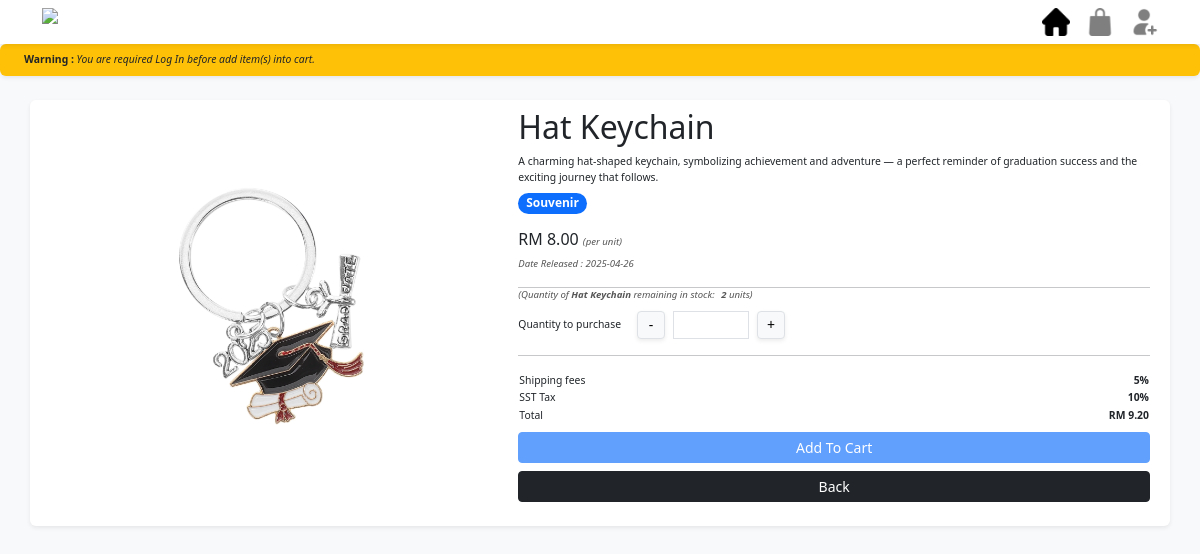
The page /Frontend/user/ProductDetails.php?ProductID=4 on the database its author committed.
### tables this page shows
CREATE TABLE `product` (
  `ID` int(11) NOT NULL,
  `Name` varchar(50) NOT NULL,
  `Desc` text NOT NULL,
  `Quantity` int(11) NOT NULL,
  `Price` double NOT NULL,
  `ImgPath` varchar(200) DEFAULT NULL,
  `Status` bit(1) NOT NULL DEFAULT b'1',
  `DateRelease` date NOT NULL DEFAULT current_timestamp()
);

CREATE TABLE `category` (
  `ID` int(11) NOT NULL,
  `Text` varchar(20) NOT NULL,
  `Description` varchar(50) NOT NULL
);

### Backend/ProductBackend.php (called while the page is built, shortened)
<?php
function getProductByID($id){
    $con = new mysqli(DB_HOST, DB_USER, DB_PASS, DB_NAME);
    $sql = "SELECT * FROM product WHERE ID = $id";
    $result = $con->query($sql);
    $product = null;
    if ($result->num_rows === 1) {
        $product = $result->fetch_assoc();
    }
    return $product;
}
function getProductCategories($productID){
    $con = new mysqli(DB_HOST, DB_USER, DB_PASS, DB_NAME);
    $sql = "SELECT CategoryID FROM productcategory WHERE ProductID = $productID";
    $result = $con->query($sql);
    $categoriesID = [];
    while ($row = $result->fetch_object())
    { $categoriesID[] = $row->CategoryID; }
    $categories = [];
    if($categoriesID != null){
        $IDs = implode(',',$categoriesID);
        $sql = "SELECT * FROM category WHERE ID IN ($IDs)";
        $result = $con->query($sql);
        while ($row = $result->fetch_object())
        { $categories[] = $row; }
    }
    return $categories;
}

### Frontend/user/ProductDetails.php (the view, shortened to what this page needs)
<?php
    require '../../Backend/ProductBackend.php';
    $product = null;
    if(isset($_POST['add'])){
        $productID = $_GET['ProductID'];
        $quantity = $_POST['quantity'];
        $id = (int)$productID;
        $product = getProductByID($id);
        if($quantity!=null && $quantity > 0){
            addItemToCart($_SESSION['LoggedUser']['ID'], $productID, $quantity);
            $addedToCart = true;
        }
    }else if(isset($_GET['ProductID'])){
        $id = (int)$_GET['ProductID'];
        $product = getProductByID($id);
    }
?>
<!DOCTYPE html>
<html lang="en">
<head>
    <link rel="stylesheet" href="../Style/css/bootstrap/bootstrap.css">
    <link rel="stylesheet" href="../Style/css/style.css">
    <link rel="stylesheet" href="../Style/css/User/shop.css">
    <link rel="stylesheet" href="../Style/css/User/productDetails.css">
</head>
<body class="bg-light">
    <?php include "Header.php" ?>
    <?php
        if(!isset($product)){
            printf(
                '<div class="notification bg-danger shadow-sm text-white w-100 rounded px-4 py-2 my-1 justify-content-between" id="notiContainer">
                    <p><b>%s</b> <a href="Shop.php?CategoryID=All" class="text-white ms-2">Click Here To Back</a></p>
                </div>',
                'Product Not Found'
            );
        }else{
            if(!isset($_SESSION['LoggedUser'])){
                printf(
                    '<div class="notification bg-warning shadow-sm w-100 rounded px-4 py-2 my-1 justify-content-between" id="notiContainer">
                        <p><b>Warning : </b><i> You are required Log In before add item(s) into cart.</i></p>
                    </div>'
                );
            }
            printf('<form class="container-sm mx-auto bg-white shadow-sm rounded row productContainer p-lg-2 p-3 pb-lg-4 my-lg-4 mt-4" method="post" onsubmit="enableInputBeforeSubmit(\'quantity\')>
                        <input type="hidden" name="productID" value="%d">
                        <div class="col-lg-5 d-flex justify-content-center align-items-center">
                            <img class="productImg" src="%s" alt="">
                        </div>
                        <div class="col-lg-7 d-flex flex-column justify-content-between">
                            <div>
                                <h2>%s</h2>
                                <p>%s</p>
                                <div class="d-flex mt-2">',$product['ID'], $product['ImgPath'], $product['Name'],$product['Desc']);
            foreach(getProductCategories($product['ID']) as $category){
                printf('<p class="badge rounded-pill text-bg-primary me-1">%s</p>',$category->Text);
            }
            printf('            </div>
                            </div>
                            <div class="d-flex flex-column py-3">
                                <h6>RM %.2f <small><i class="text-gray">(per unit)</i></small></h6>
                                <small><i class="text-gray">Date Released : %s</i></small>
                            </div>
                            <hr>
                            <small class="text-gray mb-2"><i>(Quantity of <b>%s</b> remaining in stock: <b class="ms-1">%d </b>units)</i></small>
                            <div class="d-flex align-items-center">
                                <p class="me-3">Quantity to purchase </p>
                                <button type="button" class="btn btn-sm btn-light shadow-sm border iconImg d-flex align-items-center justify-content-center" onclick="decrease(\'quantity\')">-</button>
                                <input  type="number" min="%d" max="%d" name="quantity" id="quantity" class="border mx-2">
                                <button type="button" class="btn btn-sm btn-light shadow-sm border iconImg d-flex align-items-center justify-content-center" onclick="increase(\'quantity\')">+</button>
                            </div>
                            <hr class="my-3">
                            <table>
                                <tr>
                                    <td><p>Shipping fees</p></td>
                                    <td><p class="text-end"><b>5%%</b></p></td>
                                </tr>
                                <tr>
                                    <td><p>SST Tax</p></td>
                                    <td><p class="text-end"><b>10%%</b></p></td>
                                </tr>
                                <tr>
                                    <td><p>Total</p></td>
                                    <td><p class="text-end"><b>RM %.2f</b></p></td>
                                </tr>
                            </table>
                            <input type="submit" value="Add To Cart" name="add" class="btn btn-primary btn-sm my-2" %s>
                            <a class="btn btn-dark btn-sm" href="Shop.php?CategoryID=All">Back</a>
                        </div>
                    </form>',$product['Price'],$product['DateRelease'],$product['Name'],$product['Quantity'], 0, $product['Quantity'], $product['Price']*1.15, isset($_SESSION['LoggedUser'])?"":"disabled");
        }
    ?>
</body>
</html>

### Frontend/Style/css/style.css (style rules this page uses)
body { padding-top: 5vh; }
hr { margin: 0; padding: 0; }
p { font-size: 1.3vh; padding: 0; margin: 0; }
small { font-size: 1.2vh; padding: 0; margin: 0; }
.text-gray { color: rgb(86, 86, 86); }
.iconImg { height: 5vh; width: 5vh; }
.iconImg { height: 3.5vh; width: 3.5vh; }
.notification { display: flex; animation: grow 0.5s; z-index:1; }

### Frontend/Style/css/User/shop.css (style rules this page uses)
.productContainer { min-height: 30vh; }
.productImg { height: 30vh; }

### rows shown on the page
product: ImgPath (picture), Name "Hat Keychain", Desc "A charming hat-shaped keychain, symbolizing achievement and adventure — a perfect reminder of graduation success and the exciting journey that follows.", Price "8.00", DateRelease "2025-04-26", Quantity "2", $product['Price']*1.15 "9.20"
category: Text "Souvenir"
